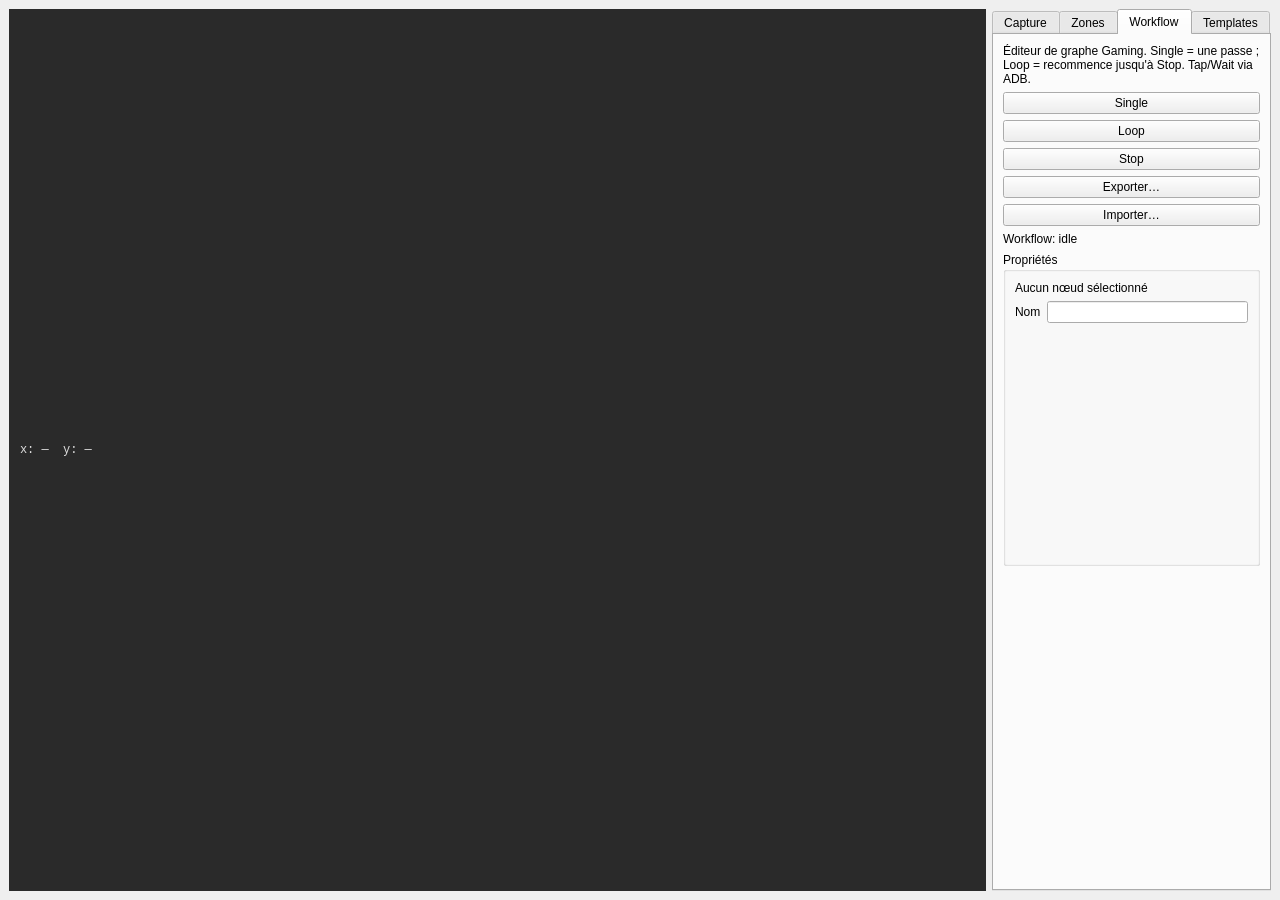
<?xml version="1.0" encoding="UTF-8"?>
<ui version="4.0">
 <class>MainWindow</class>
 <widget class="QMainWindow" name="MainWindow">
  <property name="geometry">
   <rect>
    <x>0</x>
    <y>0</y>
    <width>1280</width>
    <height>900</height>
   </rect>
  </property>
  <property name="windowTitle">
   <string>AutoArchero — OCR Visu</string>
  </property>
  <widget class="QWidget" name="centralwidget">
   <layout class="QHBoxLayout" name="horizontalLayout">
    <item>
     <widget class="QWidget" name="viewerHost" native="true">
      <property name="sizePolicy">
       <sizepolicy hsizetype="Expanding" vsizetype="Expanding">
        <horstretch>1</horstretch>
        <verstretch>0</verstretch>
       </sizepolicy>
      </property>
      <layout class="QVBoxLayout" name="viewerHostLayout">
       <property name="leftMargin">
        <number>0</number>
       </property>
       <property name="topMargin">
        <number>0</number>
       </property>
       <property name="rightMargin">
        <number>0</number>
       </property>
       <property name="bottomMargin">
        <number>0</number>
       </property>
       <item>
        <widget class="QLabel" name="labelCursorCoords">
         <property name="styleSheet">
          <string notr="true">padding: 4px 8px; background: #2a2a2a; color: #ddd; font-family: Consolas, monospace;</string>
         </property>
         <property name="text">
          <string>x: —  y: —</string>
         </property>
         <property name="alignment">
          <set>Qt::AlignmentFlag::AlignLeading|Qt::AlignmentFlag::AlignLeft|Qt::AlignmentFlag::AlignVCenter</set>
         </property>
        </widget>
       </item>
      </layout>
     </widget>
    </item>
    <item>
     <widget class="QTabWidget" name="sideTabs">
      <property name="currentIndex">
       <number>2</number>
      </property>
      <widget class="QWidget" name="tabCapture">
       <attribute name="title">
        <string>Capture</string>
       </attribute>
       <layout class="QVBoxLayout" name="captureLayout">
        <item>
         <widget class="QLabel" name="labelMode">
          <property name="text">
           <string>Mode</string>
          </property>
         </widget>
        </item>
        <item>
         <widget class="QComboBox" name="comboMode">
          <item>
           <property name="text">
            <string>Test</string>
           </property>
          </item>
          <item>
           <property name="text">
            <string>Gaming</string>
           </property>
          </item>
         </widget>
        </item>
        <item>
         <widget class="QCheckBox" name="chkFullOcr">
          <property name="text">
           <string>OCR plein écran</string>
          </property>
         </widget>
        </item>
        <item>
         <widget class="QPushButton" name="btnTestStart">
          <property name="text">
           <string>Start live (2s)</string>
          </property>
         </widget>
        </item>
        <item>
         <widget class="QPushButton" name="btnTestStop">
          <property name="text">
           <string>Stop live</string>
          </property>
         </widget>
        </item>
        <item>
         <widget class="QLabel" name="labelLiveState">
          <property name="styleSheet">
           <string notr="true">font-weight: 700; padding: 8px; background: #5c4a4a; color: #ffe8e8; border-radius: 4px;</string>
          </property>
          <property name="text">
           <string>PAUSE — live arrêté</string>
          </property>
          <property name="alignment">
           <set>Qt::AlignmentFlag::AlignCenter</set>
          </property>
         </widget>
        </item>
        <item>
         <widget class="QPushButton" name="btnOcrNow">
          <property name="text">
           <string>OCR now (Gaming)</string>
          </property>
         </widget>
        </item>
        <item>
         <widget class="QLabel" name="labelGamingLast">
          <property name="text">
           <string>Dernière demande: —</string>
          </property>
          <property name="wordWrap">
           <bool>true</bool>
          </property>
         </widget>
        </item>
        <item>
         <widget class="QLabel" name="labelStatus">
          <property name="text">
           <string>Status: idle</string>
          </property>
          <property name="wordWrap">
           <bool>true</bool>
          </property>
         </widget>
        </item>
        <item>
         <widget class="QLabel" name="labelDebug">
          <property name="text">
           <string>Debug (sélectionnable)</string>
          </property>
         </widget>
        </item>
        <item>
         <widget class="QPlainTextEdit" name="editDebug">
          <property name="font">
           <font>
            <family>Consolas</family>
            <pointsize>9</pointsize>
           </font>
          </property>
          <property name="readOnly">
           <bool>true</bool>
          </property>
          <property name="maximumBlockCount">
           <number>80</number>
          </property>
          <property name="placeholderText">
           <string>Logs OCR / erreurs — sélectionner pour copier</string>
          </property>
         </widget>
        </item>
        <item>
         <widget class="QPushButton" name="btnCopyDebug">
          <property name="text">
           <string>Copier debug</string>
          </property>
         </widget>
        </item>
        <item>
         <widget class="QLabel" name="labelZoom">
          <property name="text">
           <string>Zoom (molette / milieu = pan)</string>
          </property>
         </widget>
        </item>
        <item>
         <layout class="QHBoxLayout" name="zoomButtonLayout">
          <item>
           <widget class="QPushButton" name="btnZoomIn">
            <property name="text">
             <string>+</string>
            </property>
           </widget>
          </item>
          <item>
           <widget class="QPushButton" name="btnZoomOut">
            <property name="text">
             <string>−</string>
            </property>
           </widget>
          </item>
          <item>
           <widget class="QPushButton" name="btnZoomFit">
            <property name="text">
             <string>Fit</string>
            </property>
           </widget>
          </item>
         </layout>
        </item>
        <item>
         <widget class="QPushButton" name="btnTapCenter">
          <property name="text">
           <string>Tap fantôme (centre)</string>
          </property>
         </widget>
        </item>
        <item>
         <widget class="QLabel" name="labelHits">
          <property name="text">
           <string>Hits (Name: Value)</string>
          </property>
         </widget>
        </item>
        <item>
         <widget class="QListWidget" name="listHits"/>
        </item>
        <item>
         <spacer name="captureSpacer">
          <property name="orientation">
           <enum>Qt::Orientation::Vertical</enum>
          </property>
          <property name="sizeHint" stdset="0">
           <size>
            <width>20</width>
            <height>20</height>
           </size>
          </property>
         </spacer>
        </item>
       </layout>
      </widget>
      <widget class="QWidget" name="tabZones">
       <attribute name="title">
        <string>Zones</string>
       </attribute>
       <layout class="QVBoxLayout" name="zonesLayout">
        <item>
         <widget class="QLabel" name="labelZonesHelp">
          <property name="text">
           <string>Clic droit sur une BB → Renommer (gaming). Dessiner une box puis sauver.</string>
          </property>
          <property name="wordWrap">
           <bool>true</bool>
          </property>
         </widget>
        </item>
        <item>
         <widget class="QCheckBox" name="chkShowRoiGuides">
          <property name="text">
           <string>Afficher guides ROI (cyan)</string>
          </property>
          <property name="checked">
           <bool>false</bool>
          </property>
         </widget>
        </item>
        <item>
         <widget class="QCheckBox" name="chkDrawRoi">
          <property name="text">
           <string>Dessiner ROI</string>
          </property>
         </widget>
        </item>
        <item>
         <widget class="QLabel" name="labelLastBox">
          <property name="text">
           <string>Dernière box: —</string>
          </property>
          <property name="wordWrap">
           <bool>true</bool>
          </property>
         </widget>
        </item>
        <item>
         <widget class="QLineEdit" name="editRoiName">
          <property name="text">
           <string>zone</string>
          </property>
          <property name="placeholderText">
           <string>nom zone (sauver box)</string>
          </property>
         </widget>
        </item>
        <item>
         <widget class="QPushButton" name="btnSaveRoi">
          <property name="text">
           <string>Sauver box → ROI</string>
          </property>
         </widget>
        </item>
        <item>
         <widget class="QPushButton" name="btnDeleteRoi">
          <property name="text">
           <string>Supprimer ROI</string>
          </property>
         </widget>
        </item>
        <item>
         <widget class="QPushButton" name="btnReloadAssets">
          <property name="text">
           <string>Recharger depuis disque</string>
          </property>
         </widget>
        </item>
        <item>
         <widget class="QLabel" name="labelRois">
          <property name="text">
           <string>ROI zones (OCR lit le texte dans la box)</string>
          </property>
         </widget>
        </item>
        <item>
         <widget class="QListWidget" name="listRois"/>
        </item>
       </layout>
      </widget>
      <widget class="QWidget" name="tabWorkflow">
       <attribute name="title">
        <string>Workflow</string>
       </attribute>
       <layout class="QVBoxLayout" name="workflowLayout">
        <item>
         <widget class="QLabel" name="labelWorkflowHelp">
          <property name="text">
           <string>Éditeur de graphe Gaming. Single = une passe ; Loop = recommence jusqu'à Stop. Tap/Wait via ADB.</string>
          </property>
          <property name="wordWrap">
           <bool>true</bool>
          </property>
         </widget>
        </item>
        <item>
         <widget class="QPushButton" name="btnWorkflowRun">
          <property name="text">
           <string>Single</string>
          </property>
          <property name="checkable">
           <bool>true</bool>
          </property>
          <property name="toolTip">
           <string>Exécuter le chemin une fois</string>
          </property>
         </widget>
        </item>
        <item>
         <widget class="QPushButton" name="btnWorkflowLoop">
          <property name="text">
           <string>Loop</string>
          </property>
          <property name="checkable">
           <bool>true</bool>
          </property>
          <property name="toolTip">
           <string>Rejouer le chemin en boucle jusqu'à Stop</string>
          </property>
         </widget>
        </item>
        <item>
         <widget class="QPushButton" name="btnWorkflowStop">
          <property name="text">
           <string>Stop</string>
          </property>
         </widget>
        </item>
        <item>
         <widget class="QPushButton" name="btnWorkflowExport">
          <property name="text">
           <string>Exporter…</string>
          </property>
         </widget>
        </item>
        <item>
         <widget class="QPushButton" name="btnWorkflowImport">
          <property name="text">
           <string>Importer…</string>
          </property>
         </widget>
        </item>
        <item>
         <widget class="QLabel" name="labelWorkflowStatus">
          <property name="text">
           <string>Workflow: idle</string>
          </property>
          <property name="wordWrap">
           <bool>true</bool>
          </property>
         </widget>
        </item>
        <item>
         <widget class="QGroupBox" name="groupNodeProps">
          <property name="title">
           <string>Propriétés</string>
          </property>
          <layout class="QVBoxLayout" name="nodePropsLayout">
           <item>
            <widget class="QLabel" name="labelNoNodeSelected">
             <property name="text">
              <string>Aucun nœud sélectionné</string>
             </property>
            </widget>
           </item>
           <item>
            <layout class="QFormLayout" name="nodePropsForm">
             <item row="0" column="0">
              <widget class="QLabel" name="labelNodeName">
               <property name="text">
                <string>Nom</string>
               </property>
              </widget>
             </item>
             <item row="0" column="1">
              <widget class="QLineEdit" name="editNodeName"/>
             </item>
            </layout>
           </item>
           <item>
            <widget class="QStackedWidget" name="stackNodeTypeProps">
             <widget class="QWidget" name="pagePropsEmpty">
              <layout class="QVBoxLayout" name="pagePropsEmptyLayout"/>
             </widget>
             <widget class="QWidget" name="pagePropsTap">
              <layout class="QFormLayout" name="formTap">
               <item row="0" column="0">
                <widget class="QLabel" name="labelTapX">
                 <property name="text">
                  <string>X</string>
                 </property>
                </widget>
               </item>
               <item row="0" column="1">
                <widget class="QSpinBox" name="spinTapX">
                 <property name="maximum">
                  <number>99999</number>
                 </property>
                </widget>
               </item>
               <item row="1" column="0">
                <widget class="QLabel" name="labelTapY">
                 <property name="text">
                  <string>Y</string>
                 </property>
                </widget>
               </item>
               <item row="1" column="1">
                <widget class="QSpinBox" name="spinTapY">
                 <property name="maximum">
                  <number>99999</number>
                 </property>
                </widget>
               </item>
               <item row="2" column="0">
                <widget class="QLabel" name="labelTapDuration">
                 <property name="text">
                  <string>Durée (ms)</string>
                 </property>
                </widget>
               </item>
               <item row="2" column="1">
                <widget class="QSpinBox" name="spinTapDuration">
                 <property name="maximum">
                  <number>60000</number>
                 </property>
                 <property name="value">
                  <number>50</number>
                 </property>
                </widget>
               </item>
              </layout>
             </widget>
             <widget class="QWidget" name="pagePropsWait">
              <layout class="QFormLayout" name="formWait">
               <item row="0" column="0">
                <widget class="QLabel" name="labelWaitMs">
                 <property name="text">
                  <string>Durée (ms)</string>
                 </property>
                </widget>
               </item>
               <item row="0" column="1">
                <widget class="QSpinBox" name="spinWaitMs">
                 <property name="maximum">
                  <number>600000</number>
                 </property>
                 <property name="value">
                  <number>1000</number>
                 </property>
                </widget>
               </item>
               <item row="1" column="0">
                <widget class="QLabel" name="labelWaitRandom">
                 <property name="text">
                  <string>Random ± (ms)</string>
                 </property>
                </widget>
               </item>
               <item row="1" column="1">
                <widget class="QSpinBox" name="spinWaitRandom">
                 <property name="maximum">
                  <number>60000</number>
                 </property>
                </widget>
               </item>
              </layout>
             </widget>
            </widget>
           </item>
          </layout>
         </widget>
        </item>
        <item>
         <spacer name="workflowSpacer">
          <property name="orientation">
           <enum>Qt::Orientation::Vertical</enum>
          </property>
          <property name="sizeHint" stdset="0">
           <size>
            <width>20</width>
            <height>40</height>
           </size>
          </property>
         </spacer>
        </item>
       </layout>
      </widget>
      <widget class="QWidget" name="tabTemplates">
       <attribute name="title">
        <string>Templates</string>
       </attribute>
       <layout class="QVBoxLayout" name="templatesLayout">
        <item>
         <widget class="QLabel" name="labelTplHelp">
          <property name="text">
           <string>Dessine une box (onglet Zones), nomme, puis capture. Match orange en live.</string>
          </property>
          <property name="wordWrap">
           <bool>true</bool>
          </property>
         </widget>
        </item>
        <item>
         <widget class="QLineEdit" name="editTemplateName">
          <property name="text">
           <string>button</string>
          </property>
          <property name="placeholderText">
           <string>nom template</string>
          </property>
         </widget>
        </item>
        <item>
         <widget class="QPushButton" name="btnSaveTemplate">
          <property name="text">
           <string>Capturer template</string>
          </property>
         </widget>
        </item>
        <item>
         <widget class="QPushButton" name="btnDeleteTemplate">
          <property name="text">
           <string>Supprimer template</string>
          </property>
         </widget>
        </item>
        <item>
         <widget class="QLabel" name="labelTemplates">
          <property name="text">
           <string>Templates</string>
          </property>
         </widget>
        </item>
        <item>
         <widget class="QListWidget" name="listTemplates"/>
        </item>
       </layout>
      </widget>
     </widget>
    </item>
   </layout>
  </widget>
 </widget>
 <resources/>
 <connections/>
</ui>
